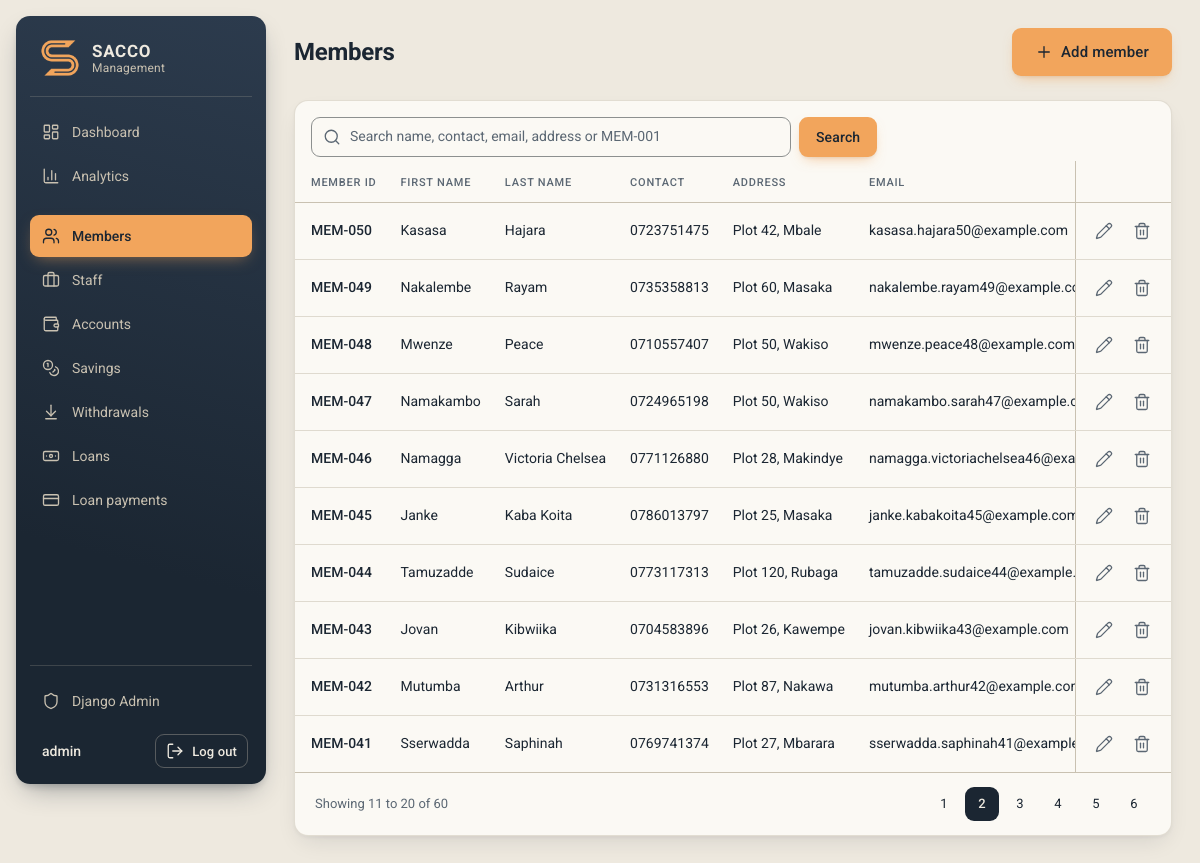
The page /members/?page=2 (signed in) on the database as committed earlier.
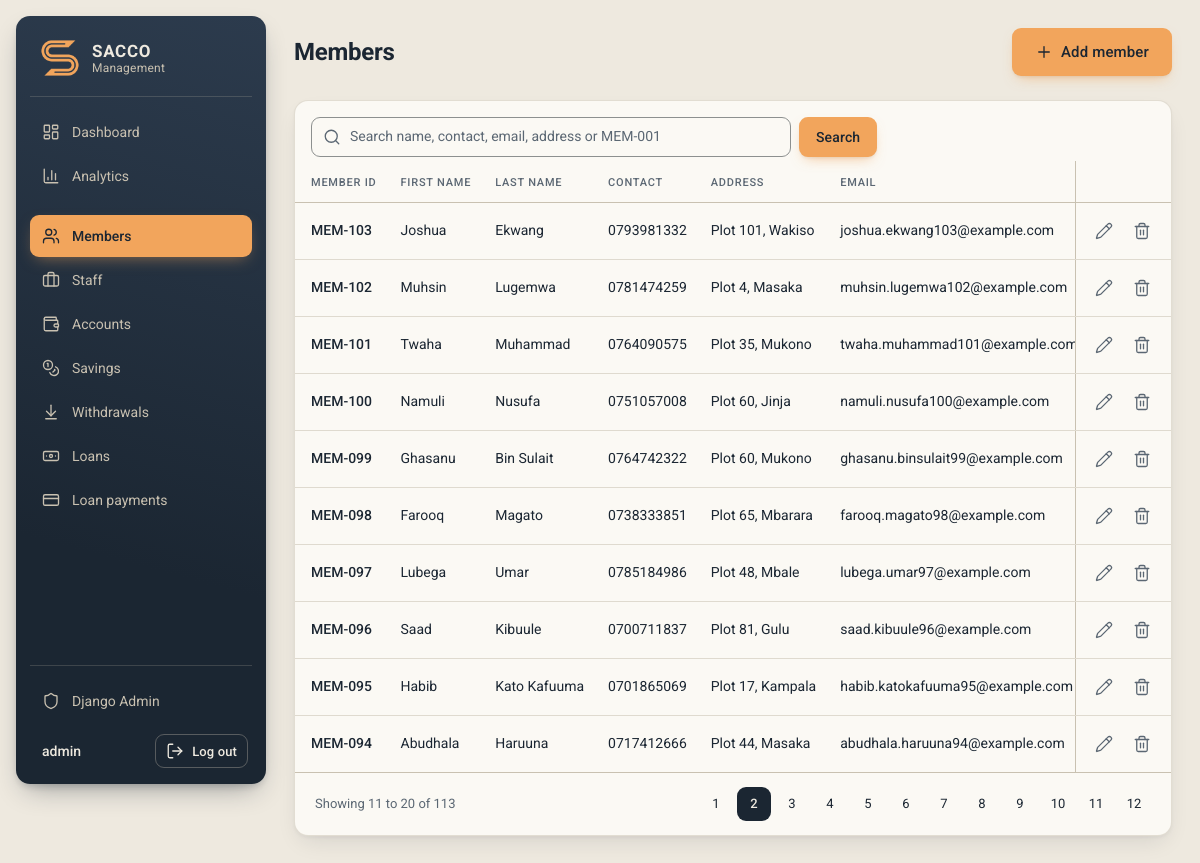
The same page on the database as committed later.
### members/models.py (models this page shows, shortened)
class Member(CodedModel):
    code_prefix = "MEM"
    GENDER_CHOICES = [("M", "Male"), ("F", "Female")]
    first_name = models.CharField(max_length=100)
    last_name = models.CharField(max_length=100)
    contact = models.CharField(max_length=20)
    address = models.CharField(max_length=255)
    email = models.EmailField()
    gender = models.CharField(max_length=1, choices=GENDER_CHOICES)

### members/views.py (the view, shortened to what this page needs)
# urls.py: path("members/", views.member_list, name="member_list"),
@login_required
def member_list(request):
    members = Member.objects.order_by("-id")
    q = request.GET.get("q", "").strip()
    page_obj = Paginator(members, 10).get_page(request.GET.get("page"))
    context = {
        "object_list": page_obj.object_list,
        "page_obj": page_obj,
        "q": q,
        "search_hint": "Search name, contact, email, address or MEM-001",
        "page_title": "Members",
        "add_label": "Add member",
        "add_url": reverse("member_add"),
    }
    return render(request, "members/member_list.html", context)

### core/models.py (called while the page is built)
    @property
    def code(self):
        return f"{self.code_prefix}-{self.pk:03d}"

### templates/members/member_list.html (shortened to what this page needs)
{% extends "base.html" %}
{% block page_title %}{{ page_title }}{% endblock %}
{% block actions %}
  <button type="button" class="btn btn-primary btn-lg" data-modal-url="{{ add_url }}"><i data-lucide="plus" aria-hidden="true"></i>{{ add_label }}</button>
{% endblock %}
{% block content %}
  <section class="card">
    {% include "partials/_search.html" %}
    <div class="table-wrap">
      <table class="table">
        <thead>
          <tr>
            <th scope="col">Member ID</th>
            <th scope="col">First name</th>
            <th scope="col">Last name</th>
            <th scope="col">Contact</th>
            <th scope="col">Address</th>
            <th scope="col">Email</th>
            <th scope="col">Gender</th>
            <th scope="col" class="col-actions" aria-label="Actions"></th>
          </tr>
        </thead>
        <tbody>
          {% for member in object_list %}
            <tr>
              <td class="code">{{ member.code }}</td>
              <td>{{ member.first_name }}</td>
              <td>{{ member.last_name }}</td>
              <td>{{ member.contact }}</td>
              <td>{{ member.address }}</td>
              <td>{{ member.email }}</td>
              <td>{{ member.get_gender_display }}</td>
              <td class="col-actions">{% url 'member_edit' member.pk as edit_url %}{% url 'member_delete' member.pk as delete_url %}{% include "partials/_row_actions.html" %}</td>
            </tr>
          {% empty %}
            <tr><td class="table-empty" colspan="8">{% if q %}No members match "{{ q }}".{% else %}No members yet.{% endif %}</td></tr>
          {% endfor %}
        </tbody>
      </table>
    </div>
    {% include "partials/_pagination.html" with page_obj=page_obj %}
  </section>
{% endblock %}

### templates/partials/_row_actions.html
<div class="row-actions">
  <button type="button" class="icon-btn" data-modal-url="{{ edit_url }}" aria-label="Edit"><i data-lucide="pencil" aria-hidden="true"></i></button>
  <button type="button" class="icon-btn icon-btn-danger" data-modal-url="{{ delete_url }}" aria-label="Delete"><i data-lucide="trash-2" aria-hidden="true"></i></button>
</div>

Rows that differ between the two databases and show on the page:
no longer on this page (row unchanged): Member: code "MEM-050", first_name "Kasasa", last_name "Hajara", contact "0723751475", address "Plot 42, Mbale", email "kasasa.hajara50@example.com"
no longer on this page (row unchanged): Member: code "MEM-049", first_name "Nakalembe", last_name "Rayam", contact "0735358813", address "Plot 60, Masaka", email "nakalembe.rayam49@example.com"
no longer on this page (row unchanged): Member: code "MEM-048", first_name "Mwenze", last_name "Peace", contact "0710557407", address "Plot 50, Wakiso", email "mwenze.peace48@example.com"
no longer on this page (row unchanged): Member: code "MEM-047", first_name "Namakambo", last_name "Sarah", contact "0724965198", address "Plot 50, Wakiso", email "namakambo.sarah47@example.com"
no longer on this page (row unchanged): Member: code "MEM-046", first_name "Namagga", last_name "Victoria Chelsea", contact "0771126880", address "Plot 28, Makindye", email "namagga.victoriachelsea46@example.com"
no longer on this page (row unchanged): Member: code "MEM-045", first_name "Janke", last_name "Kaba Koita", contact "0786013797", address "Plot 25, Masaka", email "janke.kabakoita45@example.com"
no longer on this page (row unchanged): Member: code "MEM-044", first_name "Tamuzadde", last_name "Sudaice", contact "0773117313", address "Plot 120, Rubaga", email "tamuzadde.sudaice44@example.com"
no longer on this page (row unchanged): Member: code "MEM-043", first_name "Jovan", last_name "Kibwiika", contact "0704583896", address "Plot 26, Kawempe", email "jovan.kibwiika43@example.com"
no longer on this page (row unchanged): Member: code "MEM-042", first_name "Mutumba", last_name "Arthur", contact "0731316553", address "Plot 87, Nakawa", email "mutumba.arthur42@example.com"
no longer on this page (row unchanged): Member: code "MEM-041", first_name "Sserwadda", last_name "Saphinah", contact "0769741374", address "Plot 27, Mbarara", email "sserwadda.saphinah41@example.com"
added Member: code "MEM-103", first_name "Joshua", last_name "Ekwang", contact "0793981332", address "Plot 101, Wakiso", email "joshua.ekwang103@example.com"
added Member: code "MEM-102", first_name "Muhsin", last_name "Lugemwa", contact "0781474259", address "Plot 4, Masaka", email "muhsin.lugemwa102@example.com"
added Member: code "MEM-101", first_name "Twaha", last_name "Muhammad", contact "0764090575", address "Plot 35, Mukono", email "twaha.muhammad101@example.com"
added Member: code "MEM-100", first_name "Namuli", last_name "Nusufa", contact "0751057008", address "Plot 60, Jinja", email "namuli.nusufa100@example.com"
added Member: code "MEM-099", first_name "Ghasanu", last_name "Bin Sulait", contact "0764742322", address "Plot 60, Mukono", email "ghasanu.binsulait99@example.com"
added Member: code "MEM-098", first_name "Farooq", last_name "Magato", contact "0738333851", address "Plot 65, Mbarara", email "farooq.magato98@example.com"
added Member: code "MEM-097", first_name "Lubega", last_name "Umar", contact "0785184986", address "Plot 48, Mbale", email "lubega.umar97@example.com"
added Member: code "MEM-096", first_name "Saad", last_name "Kibuule", contact "0700711837", address "Plot 81, Gulu", email "saad.kibuule96@example.com"
added Member: code "MEM-095", first_name "Habib", last_name "Kato Kafuuma", contact "0701865069", address "Plot 17, Kampala", email "habib.katokafuuma95@example.com"
added Member: code "MEM-094", first_name "Abudhala", last_name "Haruuna", contact "0717412666", address "Plot 44, Masaka", email "abudhala.haruuna94@example.com"
Other text that changed with them:
{{ page_obj.paginator.count }}: "60" → "113"
new list line: "7"
new list line: "8"
new list line: "9"
new list line: "10"
new list line: "11"
new list line: "12"
